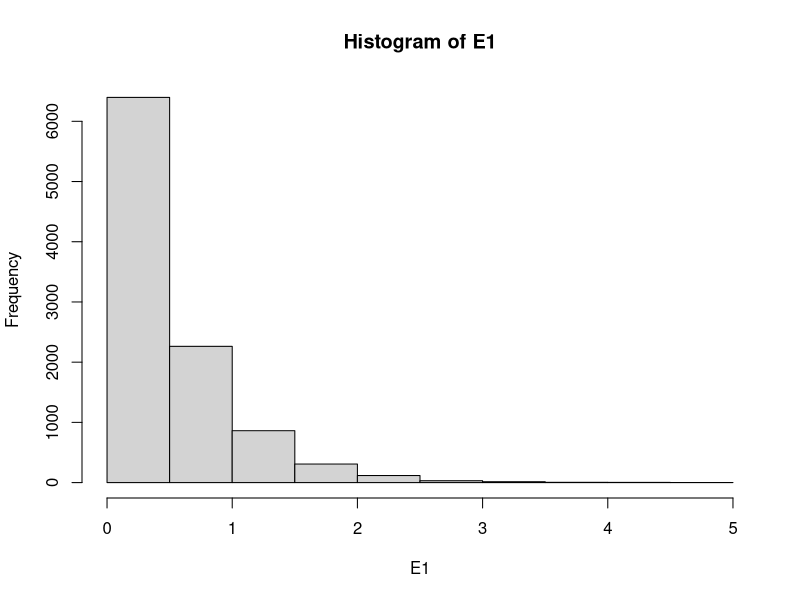
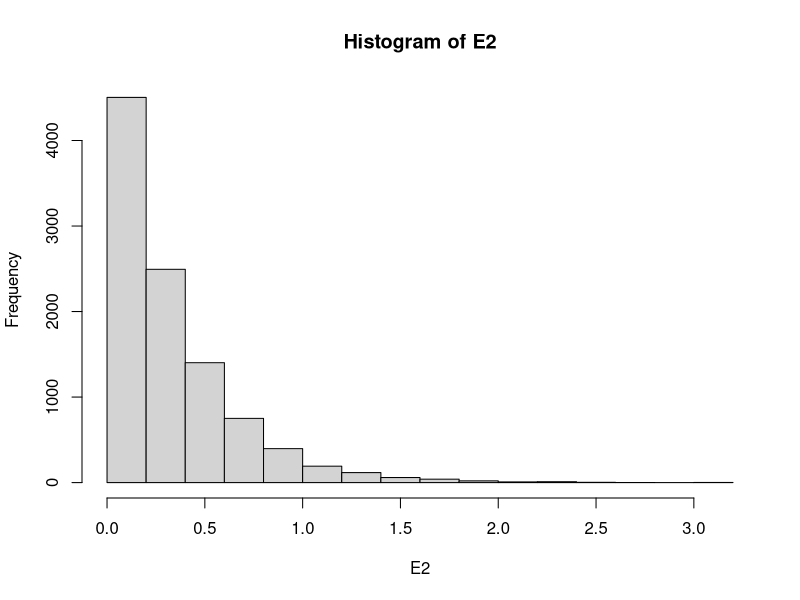
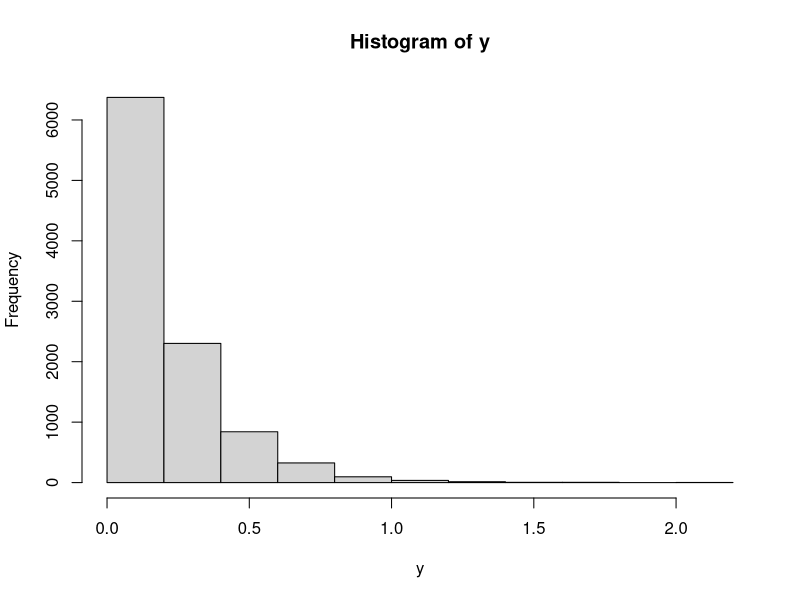
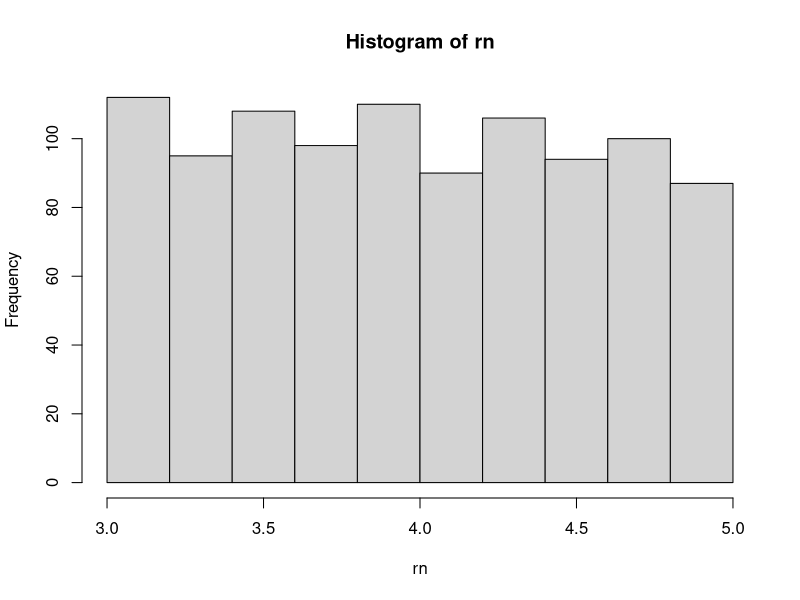

Write R code to recreate these figures, in order.
## ---- chunk 1
E1 <- rexp(10000,rate = 2)
hist(E1)
## ---- chunk 2
E2 <- rexp(10000,rate = 3)
hist(E2)
## ---- chunk 3
y <- pmin(E1,E2)
hist(y)
## ---- chunk 4
1/mean(y)
## ---- chunk 5
rand.gen <-function(N=10){
  a <- 3
  m <- 31
  d <- 2 # seed
  rn <-vector(length=N)# initialising the vector
  for(i in 1:N){
    d <- (a*d)%%m
    rn[i] <- d/m
  }
  return(rn)
}
## ---- chunk 6
rand.gen(N = 1000)
## ---- chunk 7
rand.gen2 <-function(N=10){
  a <- 65539
  m <- 2^13
  d <- 2019 # seed
  rn <-vector(length=N)# initialising the vector
  for(i in 1:N){
    d <- (a*d)%%m
    rn[i] <- d/m
  }
  return(rn)
}

rn <- rand.gen2(N = 1000)
## ---- chunk 8
rn <- 2*rn +3

hist(rn)
